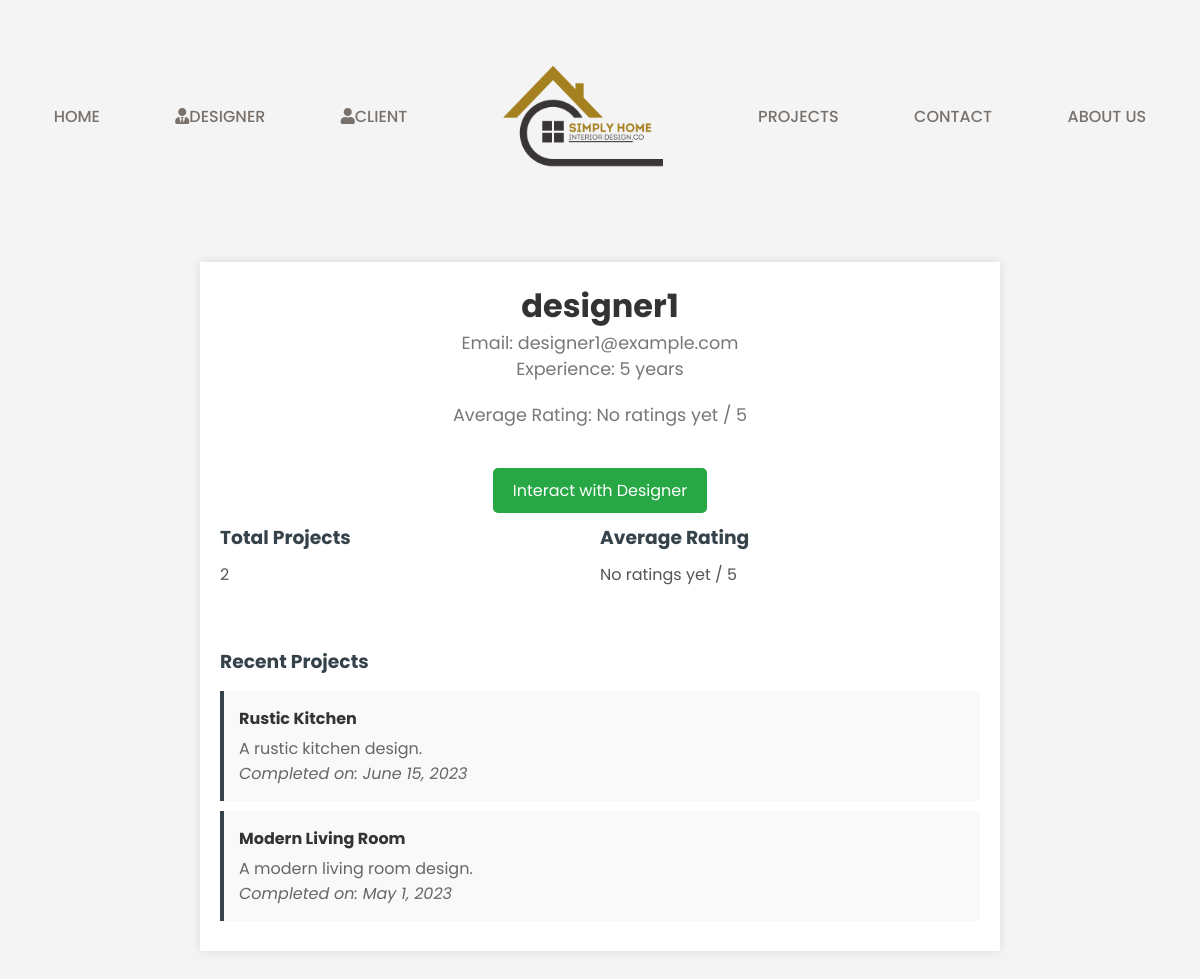
The page /client_designer.php?designer_id=1 (signed in) on the database its author committed.
### tables this page shows
CREATE TABLE interior_designer (
    designer_id INT AUTO_INCREMENT PRIMARY KEY,
    user_id INT NOT NULL UNIQUE,
    name VARCHAR(255) NOT NULL,
    experience TEXT NOT NULL,
    FOREIGN KEY (user_id) REFERENCES user(user_id)
);

CREATE TABLE user (
    user_id INT AUTO_INCREMENT PRIMARY KEY,
    email VARCHAR(255) NOT NULL UNIQUE,
    location VARCHAR(255),
    password VARCHAR(255) NOT NULL,
    username VARCHAR(255) NOT NULL,
    preferences TEXT,
    role ENUM('client', 'designer') NOT NULL DEFAULT 'client'
);

CREATE TABLE projects (
    project_id INT AUTO_INCREMENT PRIMARY KEY,
    designer_id INT NOT NULL,
    title VARCHAR(255) NOT NULL,
    description TEXT NOT NULL,
    image VARCHAR(255),
    date_created DATE NOT NULL,
    FOREIGN KEY (designer_id) REFERENCES interior_designer(designer_id)
);

### client_designer.php (the view, shortened to what this page needs)
<?php
include "db_connection.php";
$designer_id = intval($_GET['designer_id']);
try {
    $sql = "SELECT u.username, u.email, d.experience
            FROM user u
            JOIN interior_designer d ON u.user_id = d.user_id
            WHERE d.designer_id = :designer_id";
    $stmt = $pdo->prepare($sql);
    $stmt->bindParam(':designer_id', $designer_id, PDO::PARAM_INT);
    $stmt->execute();
    $designer = $stmt->fetch(PDO::FETCH_ASSOC);
    $sql_projects = "SELECT COUNT(*) AS total_projects FROM projects WHERE designer_id = :designer_id";
    $stmt = $pdo->prepare($sql_projects);
    $stmt->bindParam(':designer_id', $designer_id, PDO::PARAM_INT);
    $stmt->execute();
    $projects = $stmt->fetch(PDO::FETCH_ASSOC);
    $total_projects = $projects['total_projects'];
    $sql_ratings = "SELECT AVG(rating) AS average_rating FROM feedback WHERE designer_id = :designer_id";
    $stmt = $pdo->prepare($sql_ratings);
    $stmt->bindParam(':designer_id', $designer_id, PDO::PARAM_INT);
    $stmt->execute();
    $ratings = $stmt->fetch(PDO::FETCH_ASSOC);
    $average_rating = $ratings['average_rating'] ? number_format($ratings['average_rating'], 2) : "No ratings yet";
    $sql_recent_projects = "SELECT title, description, date_created
                            FROM projects
                            WHERE designer_id = :designer_id
                            ORDER BY date_created DESC
                            LIMIT 5";
    $stmt = $pdo->prepare($sql_recent_projects);
    $stmt->bindParam(':designer_id', $designer_id, PDO::PARAM_INT);
    $stmt->execute();
    $recent_projects = $stmt->fetchAll(PDO::FETCH_ASSOC);
} catch (PDOException $e) {
    die("Error: " . $e->getMessage());
}
?>
<!DOCTYPE html>
<html lang="en">
<head>
    <link rel="stylesheet" href="styles.css">
</head>
<body>
    <?php include "header.php"; ?>
    <div class="profile-container">
        <div class="profile-header">
            <h2><?php echo htmlspecialchars($designer['username']); ?></h2>
            <p>Email: <?php echo htmlspecialchars($designer['email']); ?></p>
            <p>Experience: <?php echo nl2br(htmlspecialchars($designer['experience'])); ?></p>
            <p class="average-rating">Average Rating: <?php echo htmlspecialchars($average_rating); ?> / 5</p>
        </div>
        <div class="profile-actions">
            <a href="client_chat.php?designer_id=<?php echo urlencode($designer_id); ?>" class="btn-interact">Interact with Designer</a>
        </div>
        <div class="profile-details">
            <div class="detail">
                <h3>Total Projects</h3>
                <p><?php echo htmlspecialchars($total_projects); ?></p>
            </div>
            <div class="detail">
                <h3>Average Rating</h3>
                <p><?php echo htmlspecialchars($average_rating); ?> / 5</p>
            </div>
        </div>
        <div class="recent-projects">
            <h3>Recent Projects</h3>
            <?php if ($recent_projects): ?>
                <?php foreach ($recent_projects as $project): ?>
                    <div class="project">
                        <h4><?php echo htmlspecialchars($project['title']); ?></h4>
                        <p><?php echo nl2br(htmlspecialchars($project['description'])); ?></p>
                        <p><em>Completed on: <?php echo date("F j, Y", strtotime($project['date_created'])); ?></em></p>
                    </div>
                <?php endforeach; ?>
            <?php else: ?>
                <p>No recent projects available.</p>
            <?php endif; ?>
        </div>
    </div>
</body>
</html>

### styles.css (style rules this page uses)
:root { --primary-color: #f5f4f2; --text-dark: #57534e; --text-light: #78716c; --white: #ffffff; --max-width: 1200px; --header-font: "Lora", serif; }
* { padding: 0; margin: 0; box-sizing: border-box; }
a { text-decoration: none; }
body { font-family: "Poppins", sans-serif; }

### client_designer.php (style rules this page uses)
body { font-family: Arial, sans-serif; background-color: #f4f4f4; margin: 0; padding: 0; }
.profile-container { max-width: 800px; margin: 30px auto; background: #ffffff; padding: 20px; box-shadow: 0 0 10px rgba(0, 0, 0, 0.1); }
.profile-header { text-align: center; margin-bottom: 30px; }
.profile-header h2 { margin: 0; font-size: 2em; color: #333333; }
.profile-header p { color: #777777; font-size: 1.1em; }
.average-rating { font-size: 1.5em; color: #ff9900; text-align: center; margin-top: 20px; }
.profile-actions { text-align: center; margin-top: 20px; }
.profile-actions a { display: inline-block; margin: 10px 5px; padding: 10px 20px; background-color: #28a745; color: #ffffff; text-decoration: none; border-radius: 5px; transition: background-color 0.3s ease; font-size: 1em; }
.profile-details { display: flex; flex-wrap: wrap; justify-content: space-between; }
.detail { flex: 1 1 45%; margin-bottom: 20px; }
.detail h3 { margin-bottom: 10px; color: #35424a; }
.detail p { margin: 0; color: #555555; }
.recent-projects { margin-top: 40px; }
.recent-projects h3 { color: #35424a; margin-bottom: 15px; }
.project { background: #f9f9f9; padding: 15px; margin-bottom: 10px; border-left: 4px solid #35424a; }
.project h4 { margin: 0 0 5px 0; color: #333333; }
.project p { margin: 0; color: #666666; }

### rows shown on the page
interior_designer: user.username "designer1", user.email "designer1@example.com", experience "5 years"
projects: title "Rustic Kitchen", description "A rustic kitchen design.", date_created "June 15, 2023"
projects: title "Modern Living Room", description "A modern living room design.", date_created "May 1, 2023"

### other values the page prints
$average_rating "No ratings yet"
$total_projects "2"
